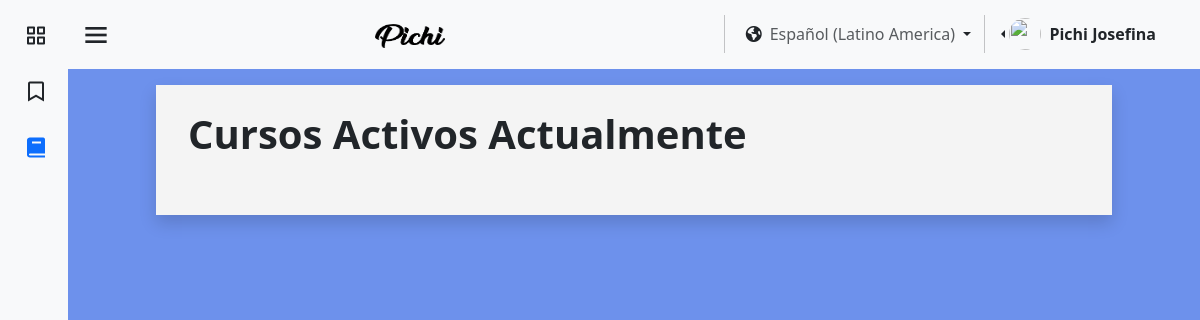
Before: /pages/es/cursos.php (signed in) with the older database file.
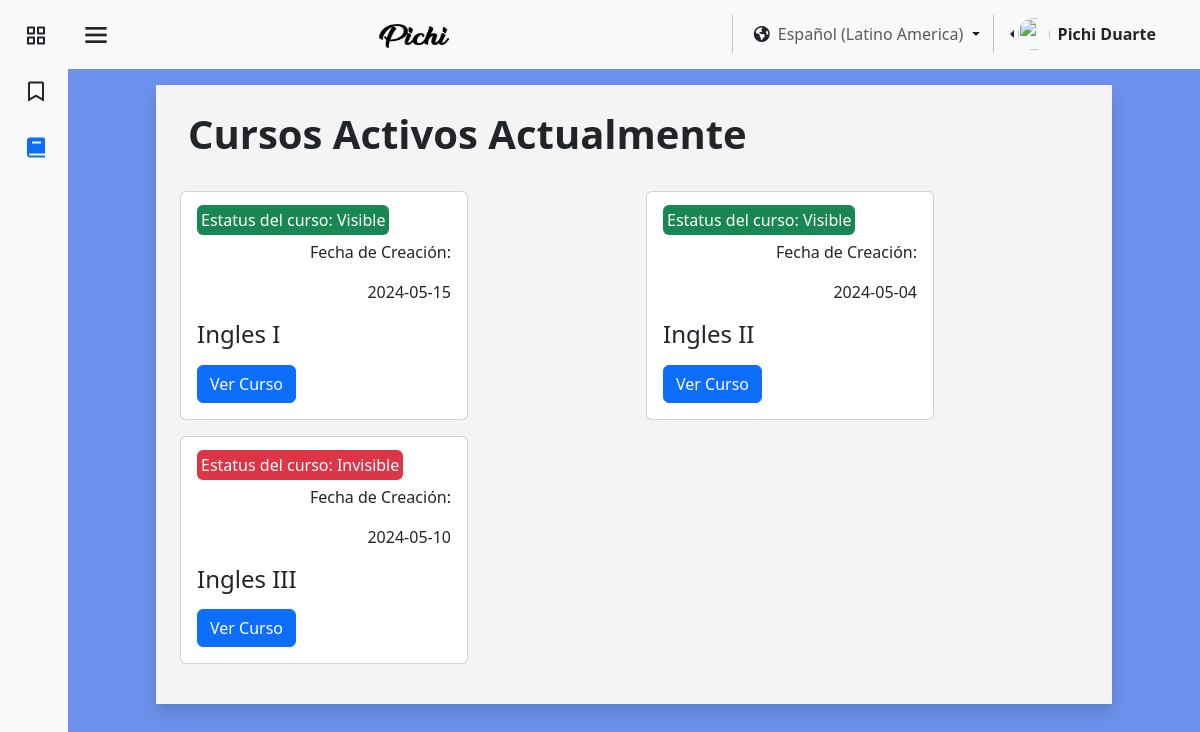
After: the same page with the newer database file.
### tables this page shows
CREATE TABLE `usuario` (
  `id_user` int(11) NOT NULL,
  `identificacion_user` varchar(11) NOT NULL,
  `nombre_user` varchar(25) NOT NULL,
  `apellido_user` varchar(25) NOT NULL,
  `correo_user` varchar(45) NOT NULL,
  `contrasena_user` varchar(16) NOT NULL,
  `direccion_user` varchar(80) NOT NULL,
  `numero_user` varchar(15) NOT NULL,
  `fecha_nacimiento_user` datetime NOT NULL,
  `Active_online` tinyint(1) NOT NULL,
  `sexo_user` varchar(15) NOT NULL,
  `Empresa_id_empresa` int(11) DEFAULT NULL,
  `rol` tinyint(1) NOT NULL,
  `img_perfil` varchar(255) NOT NULL
);

CREATE TABLE `cursos` (
  `id_cur` varchar(100) NOT NULL,
  `nombre_cur` varchar(45) NOT NULL,
  `fecha_inicio` date NOT NULL,
  `cupos_cur_min` int(11) NOT NULL,
  `cupos_cur_max` int(11) NOT NULL,
  `Empresa_id_empresa` int(11) NOT NULL,
  `fecha_fin` date NOT NULL,
  `visibilidad_curso` varchar(11) NOT NULL
);

### pages/es/cursos.php (the view, shortened to what the changed rows need)
<?php
require "../../assests/php/LoginBD.php";
$cursos = [];
if (isset($_SESSION['id_user'])) {
    $usuarios1 = $_SESSION['id_user'];
    $conexion1 = mysqli_query($mysqli, "SELECT Empresa_id_empresa, rol, nombre_user, apellido_user FROM usuario WHERE id_user = '$usuarios1'");
    if (mysqli_num_rows($conexion1) > 0) {
        $datos = mysqli_fetch_assoc($conexion1);
        $empresaUsuario = $datos['Empresa_id_empresa'];
        $nombreUsuario = $datos['nombre_user'];
        $apellidoUsuario = $datos['apellido_user'];
        $conexion2 = mysqli_query($mysqli, "SELECT nombre_empresa FROM empresa WHERE id_empresa = '$empresaUsuario'");
        if (mysqli_num_rows($conexion2) > 0) {
            $conexion3 = mysqli_query($mysqli, "SELECT * FROM cursos WHERE Empresa_id_empresa = '$empresaUsuario'");
            if (mysqli_num_rows($conexion3) > 0) {
                while ($datos3 = mysqli_fetch_assoc($conexion3)) {
                    $cursos[] = $datos3;
                }
            }
        }
    }
}
?>
<!DOCTYPE html>
<html lang="en">
<head>
    <link href="https://cdn.jsdelivr.net/npm/bootstrap@5.3.3/dist/css/bootstrap.min.css" rel="stylesheet"
 />
    <link href="https://unpkg.com/boxicons@2.1.4/css/boxicons.min.css" rel="stylesheet" />
    <link rel="stylesheet" href="https://cdnjs.cloudflare.com/ajax/libs/font-awesome/6.5.1/css/all.min.css"
 />
    <link rel="stylesheet" href="../../assests/css/colorPallete.css" />
    <link rel="stylesheet" href="../../assests/css/viewUser.css" />
    <link rel="stylesheet" href="../../assests/css/style (2).css">
    <link rel="stylesheet" href="../../assests/css/sidebar.css" />
</head>
<body class="bg-pastel" id="body-pd">
    <header id="header">
        <nav class="navbar bg-body-tertiary">
            <div class="container-fluid">
                <div class="d-flex justify-content-end">
                    <div class="btn-group dropstart me-4 pe-2">
                        <a href="#" class="d-flex align-items-center link-dark text-decoration-none dropdown-toggle"
                            id="dropdownUser2" data-bs-toggle="dropdown" aria-expanded="false">
                            <img src="https://github.com/PichiGod.png" alt="" width="32" height="32"
                                class="rounded-circle me-2" />
                            <strong><?php echo $nombreUsuario . " " . $apellidoUsuario; ?></strong>
                        </a>
                    </div>
                </div>
            </div>
        </nav>
    </header>
    <section class="Cursos">
        <div class="container-fluid bg-blanco pb-3 my-3 shadow">
            <h1 class="heading"><b>Cursos Activos Actualmente</b></h1>
            <div class="container">
                <div class="row gy-3 mb-4">
                    <?php foreach ($cursos as $curso) { ?>
                        <div class="col">
                            <div class="card" style="width: 18rem">
                                <div class="card-body">
                                    <?php
                                    $bgClass = ($curso['visibilidad_curso'] == 'Invisible') ? 'bg-danger' : 'bg-success';
                                    ?>
                                    <span class="card-text text-bg-success rounded p-1 fs-6 <?php echo $bgClass; ?>">Estatus
                                        del curso: <?php echo $curso['visibilidad_curso']; ?></span>
                                    <p class="mt-2 card-text text-end">Fecha de Creación:</p>
                                    <p class="card-text text-end"><?php echo $curso['fecha_inicio']; ?></p>
                                    <h4 class="card-title text-start"><?php echo $curso['nombre_cur']; ?></h4>
                                    <a class="btn btn-primary mt-2"
                                        href="verCurso.php?id_cur=<?php echo $curso['id_cur']; ?>">Ver Curso</a>
                                </div>
                            </div>
                        </div>
                    <?php } ?>
                </div>
            </div>
        </div>
    </section>
</body>
</html>

Changed rows visible on the page:
changed usuario "Pichi": apellido_user "Josefina" → "Duarte"
now on this page (row unchanged): cursos: visibilidad_curso "Visible", fecha_inicio "2024-05-15", nombre_cur "Ingles I"
now on this page (row unchanged): cursos: visibilidad_curso "Visible", fecha_inicio "2024-05-04", nombre_cur "Ingles II"
now on this page (row unchanged): cursos: visibilidad_curso "Invisible", fecha_inicio "2024-05-10", nombre_cur "Ingles III"
